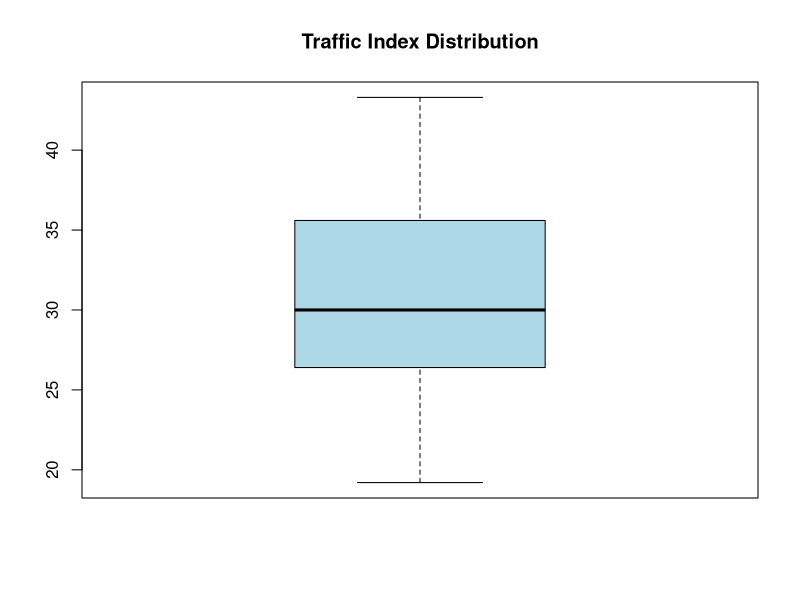
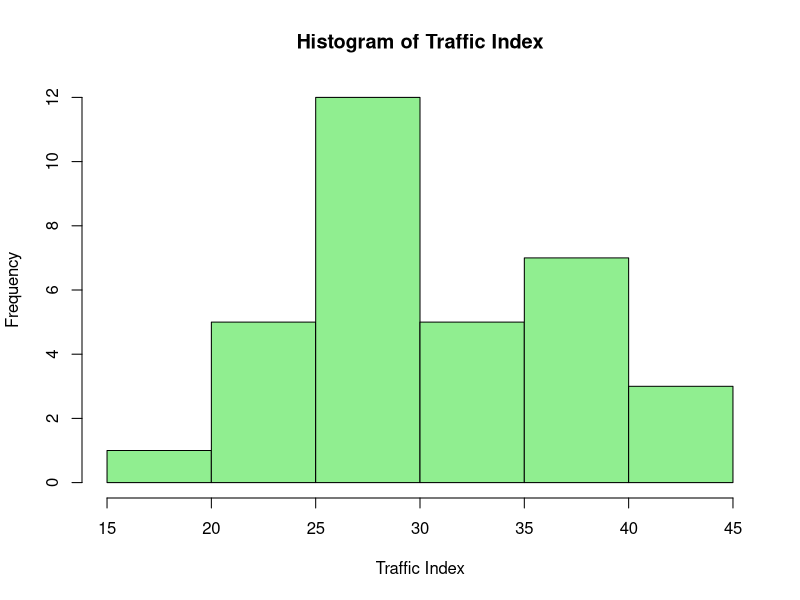
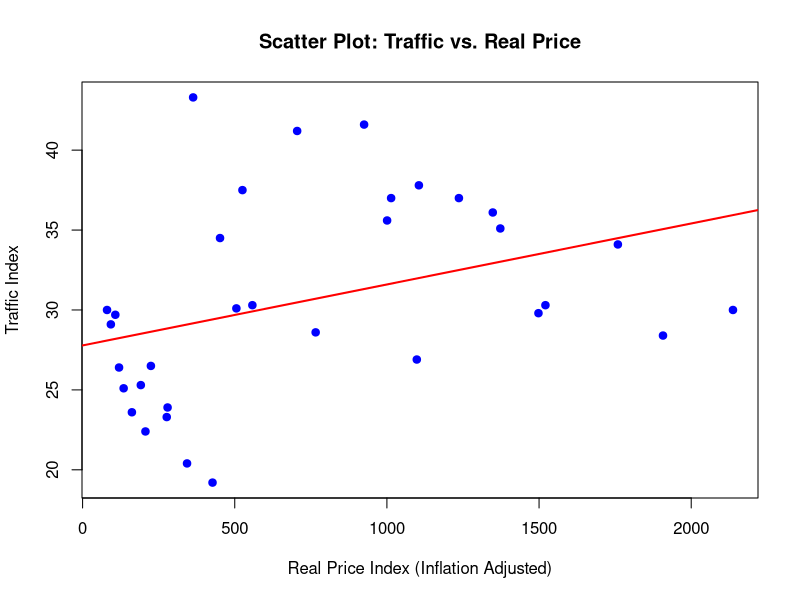
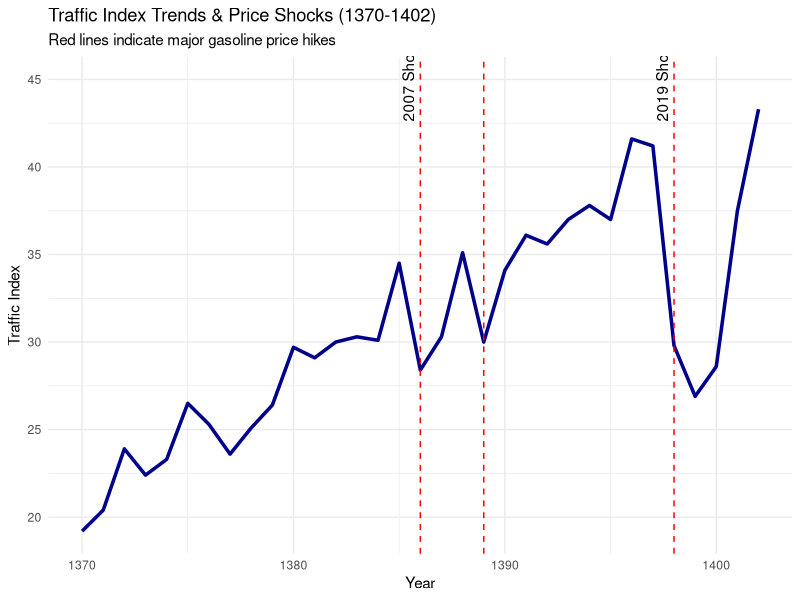
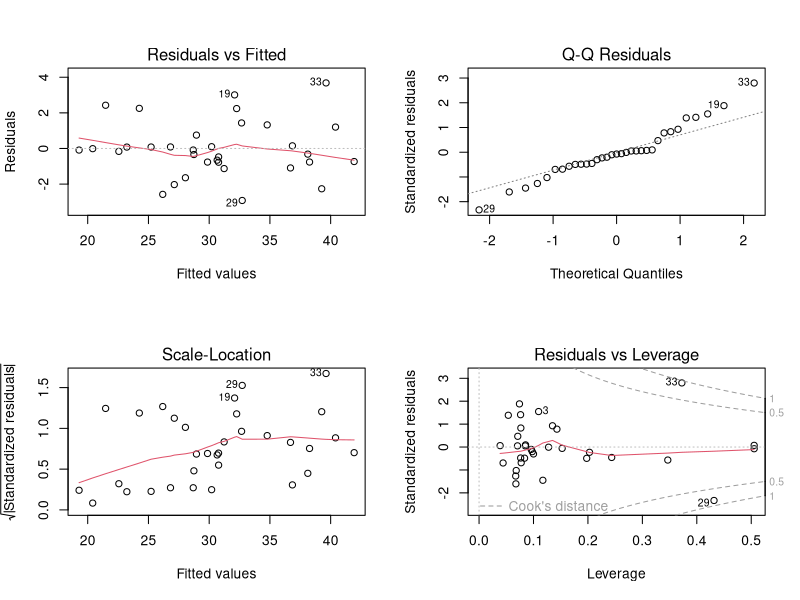
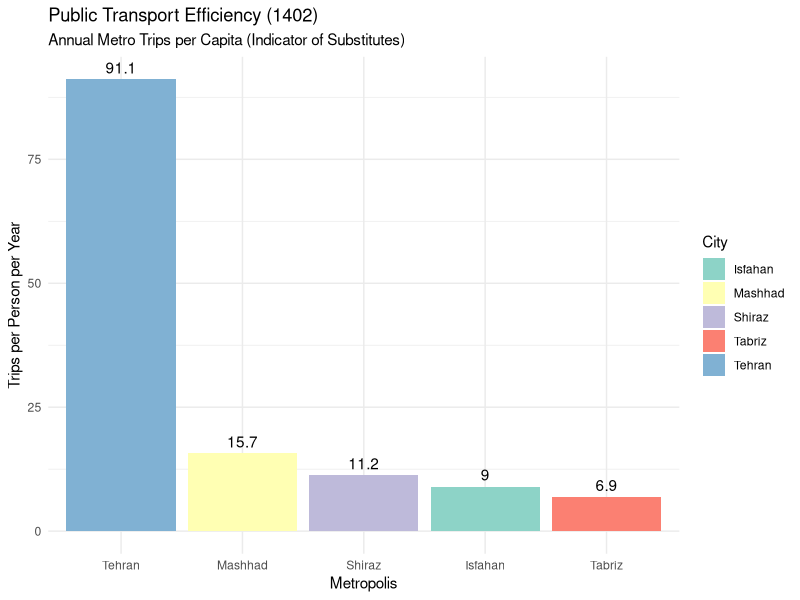

These figures' R source, in order:
# FINAL PROJECT: GASOLINE PRICE & TRAFFIC ANALYSIS

# Amir Malekhosseini

# Topic: The Gasoline Price & Traffic Puzzle in Iran (1370-1402)
# Objective: Analyze if price hikes effectively reduce traffic using R.
#
# INCLUDES:
# 1. Full 33-year Data Generation.
# 2. Data Wrangling & Outlier Detection.
# 3. EDA: Boxplot, Histogram, Scatter Plot, Time Series Trend.
# 4. Inference: Confidence Intervals & Hypothesis Testing.
# 5. Simple Regression (Correlation & Simple LM).
# 6. Multiple Regression (Full Model & VIF).
# 7. Model Selection (Stepwise AIC).
# 8. Diagnostics (Normality, Homoscedasticity, 4-Plot Grid).
# 9. Prediction (Scenario: Double Price in 1403).

# 1) SETUP & LIBRARIES
pkgs <- c("ggplot2", "lmtest", "car")
to_install <- pkgs[!sapply(pkgs, requireNamespace, quietly = TRUE)]
if (length(to_install) > 0) install.packages(to_install)

library(ggplot2)
library(lmtest)
library(car)

# 2) DATA ENTRY (Actual Data from Appendix A)
years <- 1370:1402

# Hard-coded values 
nominal_price <- c(5, 5, 5, 5, 10, 10, 10, 10, 10, 10, 10, 10, 10, 
                   80, 80, 80, 400, 400, 400, 700, 700, 700, 700, 
                   1000, 1000, 1000, 1000, 1000, 3000, 3000, 3000, 3000, 3000)

inflation <- c(17.1, 24.4, 22.9, 35.2, 49.4, 23.2, 17.3, 18.1, 20.1, 12.6, 
               11.4, 15.8, 15.6, 15.2, 10.4, 11.9, 18.4, 25.4, 10.8, 12.4, 
               21.5, 30.5, 34.7, 15.6, 11.9, 9.0, 9.6, 31.2, 41.2, 36.4, 
               43.4, 45.8, 44.6)

# ACTUAL Traffic Index 
traffic_index <- c(19.2, 20.4, 23.9, 22.4, 23.3, 26.5, 25.3, 23.6, 25.1, 
                   26.4, 29.7, 29.1, 30.0, 30.3, 30.1, 34.5, 28.4, 30.3, 
                   35.1, 30.0, 34.1, 36.1, 35.6, 37.0, 37.8, 37.0, 41.6, 
                   41.2, 29.8, 26.9, 28.6, 37.5, 43.3)

# Create DataFrame
project_data <- data.frame(
  Year = years,
  Nominal_Price = nominal_price,
  Inflation = inflation,
  Traffic_Index = traffic_index
)

# 3) FEATURE ENGINEERING

# Structural Breaks (Policy Shocks)
project_data$Shock_2007 <- ifelse(project_data$Year >= 1386, 1, 0) # Smart Card
project_data$Shock_2010 <- ifelse(project_data$Year >= 1389, 1, 0) # Subsidies
project_data$Shock_2019 <- ifelse(project_data$Year >= 1398, 1, 0) # Aban 98

# Covid Dummy (Specific years 1399-1400)
project_data$Covid_Period <- ifelse(project_data$Year %in% c(1399, 1400), 1, 0)

# Time Trend (Proxy for Vehicle Stock Growth)
project_data$Time_Trend <- project_data$Year - min(project_data$Year)

# Real Price Index (Inflation Adjusted)
# Formula: Nominal / Cumulative Inflation
project_data$CPI_Cumulative <- cumprod(1 + project_data$Inflation/100)
project_data$Real_Price_Index <- (project_data$Nominal_Price / project_data$CPI_Cumulative) * 100

# 4) WRANGLING & EDA 
print(" 1. WRANGLING & EDA ")
print(summary(project_data))

# Plot 1: Boxplot (Distribution & Outliers)
png("1_Boxplot_Traffic.png")
boxplot(project_data$Traffic_Index, main="Traffic Index Distribution", col="lightblue")
dev.off()

# Plot 2: Histogram (Normality Check)
png("2_Histogram_Traffic.png")
hist(project_data$Traffic_Index, 
     main="Histogram of Traffic Index", 
     xlab="Traffic Index", 
     col="lightgreen", 
     breaks=8)
dev.off()

# Plot 3: Scatter Plot (Traffic vs Real Price)
png("3_Scatter_Price_vs_Traffic.png")
plot(project_data$Real_Price_Index, project_data$Traffic_Index,
     main="Scatter Plot: Traffic vs. Real Price",
     xlab="Real Price Index (Inflation Adjusted)",
     ylab="Traffic Index",
     pch=19, col="blue")
abline(lm(Traffic_Index ~ Real_Price_Index, data=project_data), col="red", lwd=2)
dev.off()

# Plot 4: Time Series Trend (Traffic vs Shocks)
p_trend <- ggplot(project_data, aes(x=Year, y=Traffic_Index)) +
  geom_line(size=1.2, color="darkblue") +
  geom_vline(xintercept=c(1386, 1389, 1398), linetype="dashed", color="red") +
  annotate("text", x=1386, y=45, label="2007 Shock", angle=90, vjust=-0.5) +
  annotate("text", x=1398, y=45, label="2019 Shock", angle=90, vjust=-0.5) +
  labs(title="Traffic Index Trends & Price Shocks (1370-1402)", 
       subtitle="Red lines indicate major gasoline price hikes",
       y="Traffic Index") +
  theme_minimal()
ggsave("4_Traffic_Trend.png", p_trend, width=8, height=5)

# 5) SIMPLE REGRESSION
print(" 2. SIMPLE REGRESSION & CORRELATION ")

# Correlation Matrix
num_cols <- project_data[, c("Traffic_Index", "Real_Price_Index", "Inflation", "Time_Trend")]
print("Correlation Matrix:")
print(round(cor(num_cols), 2))

# Simple Linear Model: Traffic ~ Real Price
simple_model <- lm(Traffic_Index ~ Real_Price_Index, data = project_data)
print("Simple Regression Summary:")
print(summary(simple_model))

# 6) MULTIPLE REGRESSION 
print(" 3. MULTIPLE REGRESSION ")

full_model <- lm(Traffic_Index ~ Real_Price_Index + Inflation + Time_Trend + 
                   Shock_2007 + Shock_2019 + Covid_Period, 
                 data = project_data)

print(summary(full_model))

# Check for Multicollinearity (VIF)
print("VIF Values:")
if(length(coef(full_model)) < nrow(project_data)){
  print(vif(full_model))
} else {
  print("Warning: Sample size too small for VIF.")
}

# 7) MODEL SELECTION (Stepwise AIC)
print(" 4. MODEL SELECTION ")

# Backward/Forward Stepwise Selection
final_model <- step(full_model, direction="both", trace=0)
print("Final Selected Model Summary:")
print(summary(final_model))
# Check VIF for the final Stepwise model to confirm multicollinearity is solved
vif(final_model)

# 8) DIAGNOSTICS
print(" 5. MODEL DIAGNOSTICS ")

# Normality of Residuals
shapiro_test <- shapiro.test(residuals(final_model))
print(paste("Shapiro-Wilk P-Value:", round(shapiro_test$p.value, 4)))

# Homoscedasticity (Breusch-Pagan)
bp_test <- bptest(final_model)
print(paste("Breusch-Pagan P-Value:", round(bp_test$p.value, 4)))

# Plot 5: Diagnostic Grid (4 Plots in 1)
png("5_Diagnostics_Grid.png", width=800, height=600)
par(mfrow=c(2,2))
plot(final_model)
dev.off()

# 9) PREDICTION & CONCLUSION
print(" 6. PREDICTION ANALYSIS")

# Scenario: Predict Traffic if Real Price doubles next year (1403)
# Assumptions: Inflation=40%, Trend continues, No new shock, No Covid
last_row <- tail(project_data, 1)

# Create new data frame for prediction
# We use the selected model's variables. If step() removed some, predict() handles it.
new_data <- data.frame(
  Real_Price_Index = last_row$Real_Price_Index * 2, # Doubling Real Price
  Inflation = 40,
  Time_Trend = last_row$Time_Trend + 1,
  Shock_2007 = 1,
  Shock_2010 = 1,
  Shock_2019 = 1,
  Covid_Period = 0
)

# Confidence Interval for Mean Response
predicted_traffic <- predict(final_model, newdata = new_data, interval="confidence")

print(" Predicted Traffic Index for 1403 (Double Real Price):")
print(predicted_traffic)

print("PROJECT COMPLETE: All files saved to working directory.")


# 10) CROSS-SECTIONAL ANALYSIS (Cities Comparison 1402)
print(" 7. CITY COMPARISON (CROSS-SECTIONAL) ")

# Data from Appendix B (Table 3)
cities_data <- data.frame(
  City = c("Tehran", "Mashhad", "Isfahan", "Shiraz", "Tabriz"),
  Population_Millions = c(9.0, 3.0, 2.0, 1.6, 1.6),
  Metro_Ridership_M = c(820, 47, 18, 18, 11)
)

# Calculate Ridership per Capita (Riders / Population)
cities_data$Ridership_Per_Capita <- cities_data$Metro_Ridership_M / cities_data$Population_Millions

# Comparative Public Transport Efficiency
p_cities <- ggplot(cities_data, aes(x=reorder(City, -Ridership_Per_Capita), y=Ridership_Per_Capita, fill=City)) +
  geom_bar(stat="identity") +
  geom_text(aes(label=round(Ridership_Per_Capita, 1)), vjust=-0.5) +
  labs(title="Public Transport Efficiency (1402)", 
       subtitle="Annual Metro Trips per Capita (Indicator of Substitutes)",
       y="Trips per Person per Year",
       x="Metropolis") +
  theme_minimal() +
  scale_fill_brewer(palette="Set3")

ggsave("6_City_Comparison.png", p_cities, width=8, height=5)
print("Saved 6_City_Comparison.png")